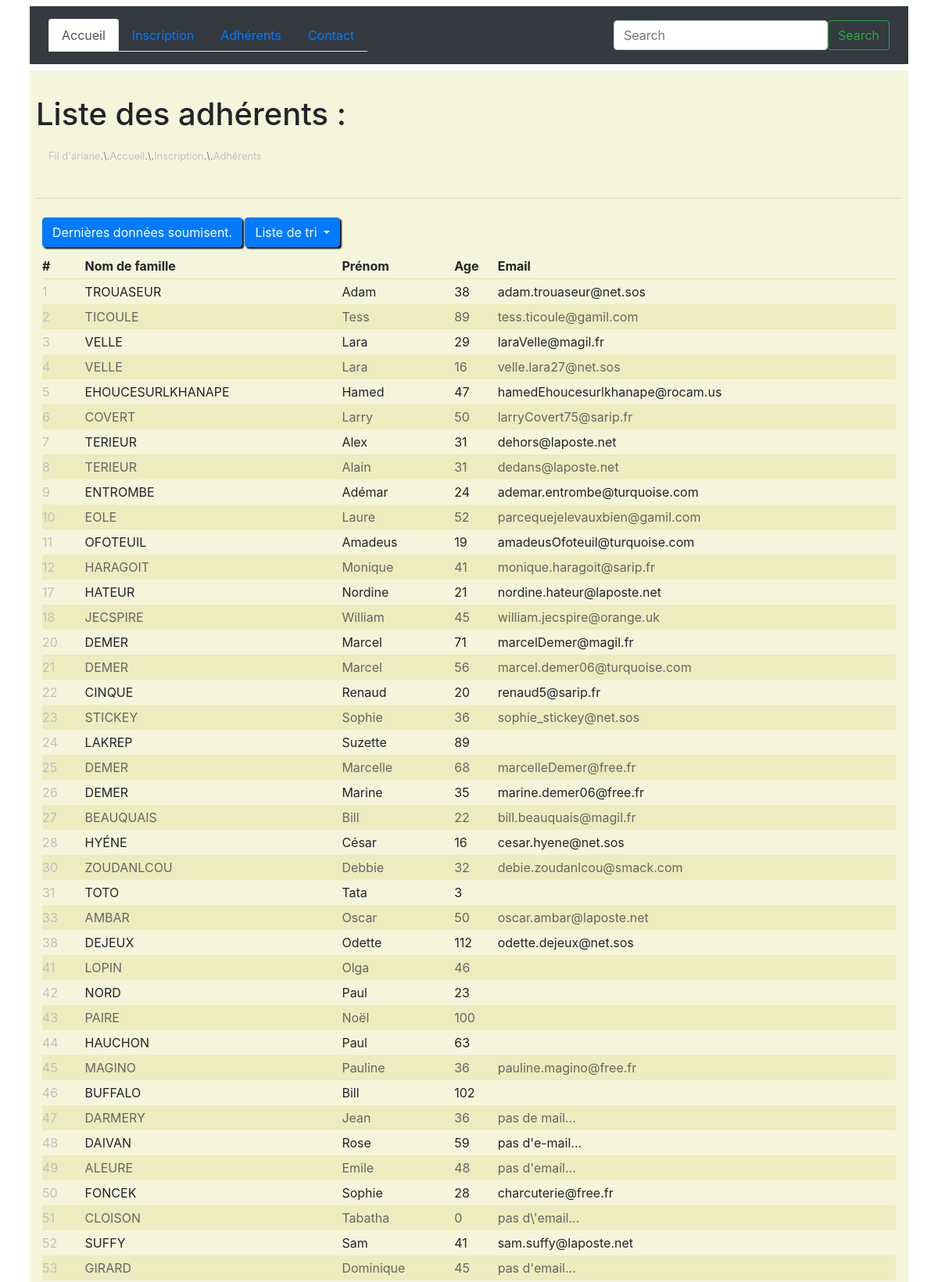
Page /boot_1.1/php/views/listMembers.php (upper part) on the committed database.
### tables this page shows
CREATE TABLE `identity` (
  `id` int(4) UNSIGNED NOT NULL,
  `familyname` varchar(50) NOT NULL,
  `firstname` varchar(50) NOT NULL,
  `age` int(3) NOT NULL,
  `email` varchar(100) DEFAULT NULL
);

### boot_1.1/php/bdd/sqlDataSelectTable.php (called while the page is built, shortened)
<?php
function selectDataTable($pdo) {
    $selectTable = "SELECT * FROM identity";
    $pdoStmt = $pdo->prepare($selectTable);
    $pdoStmt->execute();
    if($pdoStmt === false) {
        echo '<h1 style="color:red;"><strong>Un problème est survenu, merci de rééssayer.</strong></h1>';
    } else {
        $results = $pdoStmt->fetchAll(PDO::FETCH_ASSOC);
    }
    return $results;
}

### boot_1.1/php/Controllers/adherentList_order.php (called while the page is built)
<?php
require __DIR__ . '/../bdd/sqlDataSelectTable.php';
require __DIR__ .'/../bdd/sqlSelectOrderColumn.php';
if(empty($_GET['order'])) {
    $results = selectDataTable($pdo);
} else {
    $order = $_GET['order'];
    $results = selectOrderColumn($pdo, $order);
}

### boot_1.1/php/views/listMembers.php (the view, shortened to what this page needs)
<?php
    require __DIR__ . '/../models/doctype.php';
    require __DIR__ . '/../models/header_nav.php';
    require __DIR__ . '/../inc/breadcrumb.php';
    require __DIR__ . '/../Controllers/adherentList_order.php';
?>
<main>
    <br>
    <h1>Liste des adhérents :</h1>
     <?php
        $fil = get_fil_ariane(array('../index.php' => 'Accueil','views/inscription.php' => 'Inscription','views/listMembers.php' => 'Adhérents'));
        require __DIR__ . '/../models/breadcrumb_tpl.php';
    ?>
    <hr>
    <section id="adherentsList">
        <button type="button" class="btn btn-displayDataSubmit btn-primary" data-toggle="modal" data-target="#exampleModal">
            Dernières données soumisent.
        </button>
        <div id="btn_cta">
            <div class="btn-group" role="group">
                <button id="btnGroupDrop1" type="button" class="btn btn-primary dropdown-toggle" data-toggle="dropdown" aria-haspopup="true" aria-expanded="false">
                Liste de tri
                </button>
            </div>
        </div>
        <table id="table_list">
            <thead>
                <tr>
                    <th>#</th>
                    <th>Nom de famille</th>
                    <th>Prénom</th>
                    <th>Age</th>
                    <th>Email</th>
                </tr>
            </thead>
            <tbody>
                <?php foreach($results as $currentRow):?>
                    <tr>
                        <td><?= $currentRow['id']; ?></td>
                        <td><?= $currentRow['familyname']; ?></td>
                        <td><?= $currentRow['firstname']; ?></td>
                        <td><?= $currentRow['age']; ?></td>
                        <td><?= $currentRow['email']; ?></td>
                    </tr>
                <?php endforeach; ?>
            </tbody>
        </table>
    </section>
</main>
<?php
    require __DIR__ . '/../models/footer.php';
?>

### boot_1.1/php/models/doctype.php (shortened to what this page needs)
<!DOCTYPE html>
<html lang="en">
<head>
    <link rel="stylesheet" href="https://stackpath.bootstrapcdn.com/bootstrap/4.3.1/css/bootstrap.min.css">
    <link rel="stylesheet" href="<?= STYLECSS_PATH ?>" />
</head>
<body>
    <div class="container">

### boot_1.1/php/models/header_nav.php
<header>
    <nav class="navbar navbar-dark bg-dark">
        <ul class="nav nav-tabs justify-content-start">
            <li class="nav-item"><a class="nav-link active" href="<?= ACCUEIL_PATH ?>">Accueil</a></li>
            <li class="nav-item"><a class="nav-link" href="<?= INSCRIPTION_PATH ?>">Inscription</a></li>
            <li class="nav-item"><a class="nav-link" href="<?= ADHERENT_PATH ?>">Adhérents</a></li>
            <li class="nav-item"><a class="nav-link" href="<?= CONTACT_PATH ?>">Contact</a></li>
        </ul>
        <form class="form-inline">
            <input class="form-control" type="search" placeholder="Search" aria-label="Search">
            <button class="btn btn-outline-success" type="submit">Search</button>
        </form>
    </nav>
</header>

### boot_1.1/php/inc/breadcrumb.php (shortened to what this page needs)
<?php
    function get_fil_ariane($array_fil) {
        $fil = '<a href="#">' . NOM_SITE . '</a>';
        foreach($array_fil as $url => $lien) {
            $fil .= ' <p style="color:gray;"> .\. </p> ';
            $fil .= '<a href="' . $url . ' "> ' . $lien . '</a>';
        }
        return $fil;
    }

### boot_1.1/php/models/breadcrumb_tpl.php
<nav aria-label="breadcrumb">
    <ol class="breadcrumb">
        <li class="breadcrumb-item"><?= $fil; ?></li>
    </ol>
</nav>

### boot_1.1/php/models/footer.php (shortened to what this page needs)
</div>
</body>
</html>

### boot_1.1/css/style.css (style rules this page uses)
* { box-sizing: border-box; margin: 0; padding: 0; }
.container { padding: 0.5em; }
header { background-color: #343A40; }
header, main { padding: 0.5em; }
header, main { margin-bottom: 0.5em; }
header nav { display: flex; justify-content: space-between; }
main, main nav .breadcrumb { background-color: beige; }
main nav .breadcrumb { font-size: 0.8em; }
main nav .breadcrumb a { color: silver; }
main .breadcrumb li.breadcrumb-item { display: flex; }
main section { text-align: justify; }
main section#adherentsList { display: flex; flex-wrap: wrap; padding: 0.5em; }
main section#adherentsList .btn-displayDataSubmit { margin-bottom: 0.5em; }
main section#adherentsList div#btn_cta button#btnGroupDrop1 { margin: 0 0.2em 0 0.2em; }
main section#adherentsList div#btn_cta div .dropdown-menu, main section#adherentsList .btn-displayDataSubmit, main section#adherentsList div#btn_cta button#btnGroupDrop1, main section#adherentsList div#btn_cta .btn_cancel { box-shadow: 2px 2px 2px black; }
main section#adherentsList .btn-displayDataSubmit, main section#adherentsList div#btn_cta button#btnGroupDrop1 { outline: 0; }
main section#adherentsList table#table_list { flex-direction: column; width: 100%; }
main section#adherentsList table#table_list th:first-child { width: 5%; }
main section#adherentsList table#table_list tbody tr td:first-child { color:silver; }
main section#adherentsList table#table_list thead { border-bottom: 1px solid rgb(228, 228, 163); }
main section#adherentsList table#table_list tr { line-height: 2em; }
main section#adherentsList table#table_list tr:nth-child(2n) { background-color: rgba(228, 228, 163, 0.5); color: #666; }

### rows in the picture
identity: id "1", familyname "TROUASEUR", firstname "Adam", age "38", email "adam.trouaseur@net.sos"
identity: id "2", familyname "TICOULE", firstname "Tess", age "89", email "tess.ticoule@gamil.com"
identity: id "3", familyname "VELLE", firstname "Lara", age "29", email "laraVelle@magil.fr"
identity: id "4", familyname "VELLE", firstname "Lara", age "16", email "velle.lara27@net.sos"
identity: id "5", familyname "EHOUCESURLKHANAPE", firstname "Hamed", age "47", email "hamedEhoucesurlkhanape@rocam.us"
identity: id "6", familyname "COVERT", firstname "Larry", age "50", email "larryCovert75@sarip.fr"
identity: id "7", familyname "TERIEUR", firstname "Alex", age "31", email "dehors@laposte.net"
identity: id "8", familyname "TERIEUR", firstname "Alain", age "31", email "dedans@laposte.net"
identity: id "9", familyname "ENTROMBE", firstname "Adémar", age "24", email "ademar.entrombe@turquoise.com"
identity: id "10", familyname "EOLE", firstname "Laure", age "52", email "parcequejelevauxbien@gamil.com"
identity: id "11", familyname "OFOTEUIL", firstname "Amadeus", age "19", email "amadeusOfoteuil@turquoise.com"
identity: id "12", familyname "HARAGOIT", firstname "Monique", age "41", email "monique.haragoit@sarip.fr"
identity: id "17", familyname "HATEUR", firstname "Nordine", age "21", email "nordine.hateur@laposte.net"
identity: id "18", familyname "JECSPIRE", firstname "William", age "45", email "william.jecspire@orange.uk"
identity: id "20", familyname "DEMER", firstname "Marcel", age "71", email "marcelDemer@magil.fr"
identity: id "21", familyname "DEMER", firstname "Marcel", age "56", email "marcel.demer06@turquoise.com"
identity: id "22", familyname "CINQUE", firstname "Renaud", age "20", email "renaud5@sarip.fr"
identity: id "23", familyname "STICKEY", firstname "Sophie", age "36", email "sophie_stickey@net.sos"
identity: id "24", familyname "LAKREP", firstname "Suzette", age "89"
identity: id "25", familyname "DEMER", firstname "Marcelle", age "68", email "marcelleDemer@free.fr"
identity: id "26", familyname "DEMER", firstname "Marine", age "35", email "marine.demer06@free.fr"
identity: id "27", familyname "BEAUQUAIS", firstname "Bill", age "22", email "bill.beauquais@magil.fr"
identity: id "28", familyname "HYÉNE", firstname "César", age "16", email "cesar.hyene@net.sos"
identity: id "30", familyname "ZOUDANLCOU", firstname "Debbie", age "32", email "debie.zoudanlcou@smack.com"
identity: id "31", familyname "TOTO", firstname "Tata", age "3"
identity: id "33", familyname "AMBAR", firstname "Oscar", age "50", email "oscar.ambar@laposte.net"
identity: id "38", familyname "DEJEUX", firstname "Odette", age "112", email "odette.dejeux@net.sos"
identity: id "41", familyname "LOPIN", firstname "Olga", age "46"
identity: id "42", familyname "NORD", firstname "Paul", age "23"
identity: id "43", familyname "PAIRE", firstname "Noël", age "100"
identity: id "44", familyname "HAUCHON", firstname "Paul", age "63"
identity: id "45", familyname "MAGINO", firstname "Pauline", age "36", email "pauline.magino@free.fr"
identity: id "46", familyname "BUFFALO", firstname "Bill", age "102"
identity: id "47", familyname "DARMERY", firstname "Jean", age "36", email "pas de mail..."
identity: id "48", familyname "DAIVAN", firstname "Rose", age "59", email "pas d'e-mail..."
identity: id "49", familyname "ALEURE", firstname "Emile", age "48", email "pas d'email..."
identity: id "50", familyname "FONCEK", firstname "Sophie", age "28", email "charcuterie@free.fr"
identity: id "51", familyname "CLOISON", firstname "Tabatha", age "0", email "pas d\\'email..."
identity: id "52", familyname "SUFFY", firstname "Sam", age "41", email "sam.suffy@laposte.net"
identity: id "53", familyname "GIRARD", firstname "Dominique", age "45", email "pas d'email..."

### other values in the picture
NOM_SITE "Fil d'ariane"
$lien "Accueil"
$lien "Inscription"
$lien "Adhérents"
